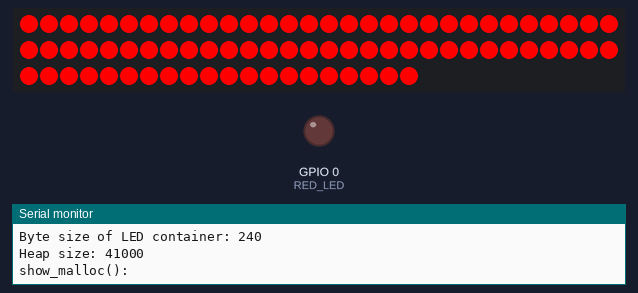
The sketch below on a simulated ESP8266 (NodeMCU). Parts: 80 RGB LEDs in strip order, left to right, continuing on the next row, output pins drawn as LEDs (lit = HIGH), the last lines printed to the serial monitor.

Above: at 0.1 s.
At 2.1 s:
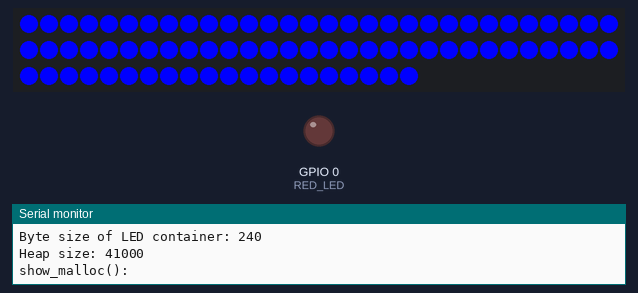
At 4.46 s:
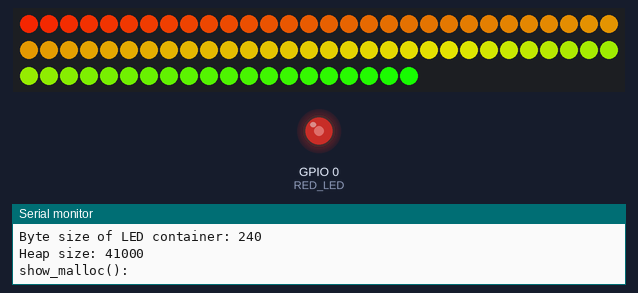
At 39.66 s:
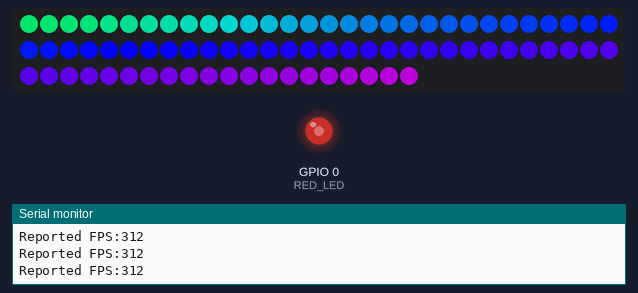
Timing chart, 0 to 40.0 s (numbered marks = the images above):
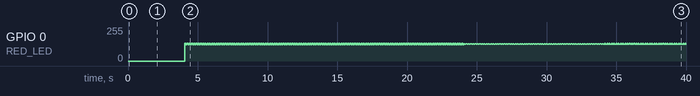

Measured:
- what the display in image 1 shows lasts 1.0 s, from 2.0 s to 3.0 s

The sketch:

esp8266_parallel.ino
```cpp
// compilation settings
// Board: Adafruit HUZZAH ESP8266, 80 Mhz, 4M (3M SPIFFS).
// See here for installation of the IDE: https://learn.adafruit.com/adafruit-feather-huzzah-esp8266/using-arduino-ide

#include <Streaming.h>
#include <FastLED.h>
FASTLED_USING_NAMESPACE
extern "C" {
#include "user_interface.h"
}

// See: https://github.com/FastLED/FastLED/wiki/ESP8266-notes


/// pentaphilia dimensions
#define N_CONTROL 4 // number of (parallel) controllers
#define N_LED_CONTROL 20 // number of LEDs on a controller
#define N_LED N_CONTROL*N_LED_CONTROL // number of LEDs on a single data/clock pair

// that's a big malloc()
CRGB leds[N_LED];
// this does "work", per se, but we can achieve only ~16 fps
// if you double the leds, 8 fps.
// if you quadruple the leds, 4 fps.
// in either case, you want to segment to multiple controller pin pairs to increase fps.

/*
 * better to segment the controllers, but do so in a way that makese sense for addressing and wiring:
 *
 *  Overhead view of a DP. "center" is where the pentagons meet; "left" and "right" are arbitary ways to
 *  denote a pentagon.
 *
 *  left P===========center===========right P
 *             L                R
 *  left P===========center===========right P
 *
 *
 *  L and R are the strands installed on the left and right sides, respectively
 *
 *  See: https://github.com/FastLED/FastLED/wiki/Multiple-Controller-Examples for ideas on segmenting with
 *  multiple controllers
 */


// available blinkers on hardware
#define RED_LED 0
#define BLUE_LED 2

// Parallel output.  See https://github.com/FastLED/FastLED/wiki/Parallel-Output
// WS2811_PORTA - pins 12, 13, 14 and 15 (or pins 6,7,5 and 8 on the NodeMCU boards/pin layout).
#define PORT WS2811_PORTA

// general controls
#define BRIGHTNESS 255
#define COLOR_ORDER RGB


// rotating "base color" used by many of the patterns
uint8_t gHue = 0;

void setup() {
  Serial.begin(115200);
  Serial << endl << endl;
  Serial << F("Startup") << endl;

  pinMode(RED_LED, OUTPUT);
  digitalWrite(RED_LED, LOW);

  Serial << F("LED count: ") << N_LED << endl;
  Serial << F("Byte size of LED container: ") << sizeof(leds) << endl;

  Serial << F("Heap size: ") << system_get_free_heap_size() << endl;
  Serial << F("show_malloc():") << endl;
  system_show_malloc();

  // tell FastLED about the LED strip configuration
  FastLED.addLeds<PORT, COLOR_ORDER>(leds, N_LED).setCorrection(TypicalLEDStrip);
  // set master brightness control
  FastLED.setBrightness(BRIGHTNESS);

  p_all_one(CRGB::Red);
  delay(1000);
  p_all_one(CRGB::Green);
  delay(1000);
  p_all_one(CRGB::Blue);
  delay(1000);
  p_all_one(CRGB::Black);
  delay(1000);

}

void loop() {

  // send the 'leds' array out to the actual LED strip
  FastLED.show();

  // do some periodic updates
  EVERY_N_MILLISECONDS( 20 ) { gHue++; } // slowly cycle the "base color" through the rainbow

  // animation
  fill_rainbow(leds, N_LED, gHue, 1);

  // heartbeat
  static byte led_state = LOW;
  led_state = !led_state;
  digitalWrite(RED_LED, led_state);

  // Show our FPS
  EVERY_N_SECONDS( 10 ) {
    Serial << F("Reported FPS:") << FastLED.getFPS() << endl;
  }
}

void p_all_one(CRGB color) {
  fill_solid(leds, N_LED, color);
  FastLED.show();
}
```
